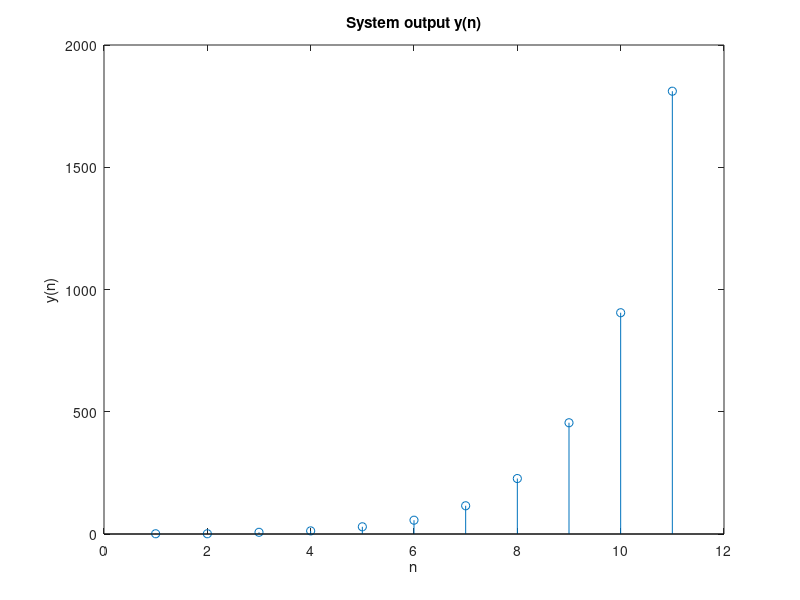

MATLAB code to generate this figure:
% praktikum1a.m
% Tentukan zero-input response dari persamaan berikut:
% y[n] = y[n-1] + 2y[n-2] + x[n-2]
% x[n] = 4 cos [phi(n/8)], y[0]=1; y[1]=1
% output=y, input=x 

y=[1 1];    % y(0)=1, y(1)=1 y(n)=...
x(1) = 4;   %   
x(2) = 4 *cos(pi/8);

for n = 3:11;   %x(n)
    n1 = n - 1;
    x(n) = 4*cos(pi*n1/8);
    y(n) = y(n-1)+2*y(n-2)+x(n-2);
end

stem(y);
xlabel('n');
ylabel('y(n)');
title('System output y(n)');
